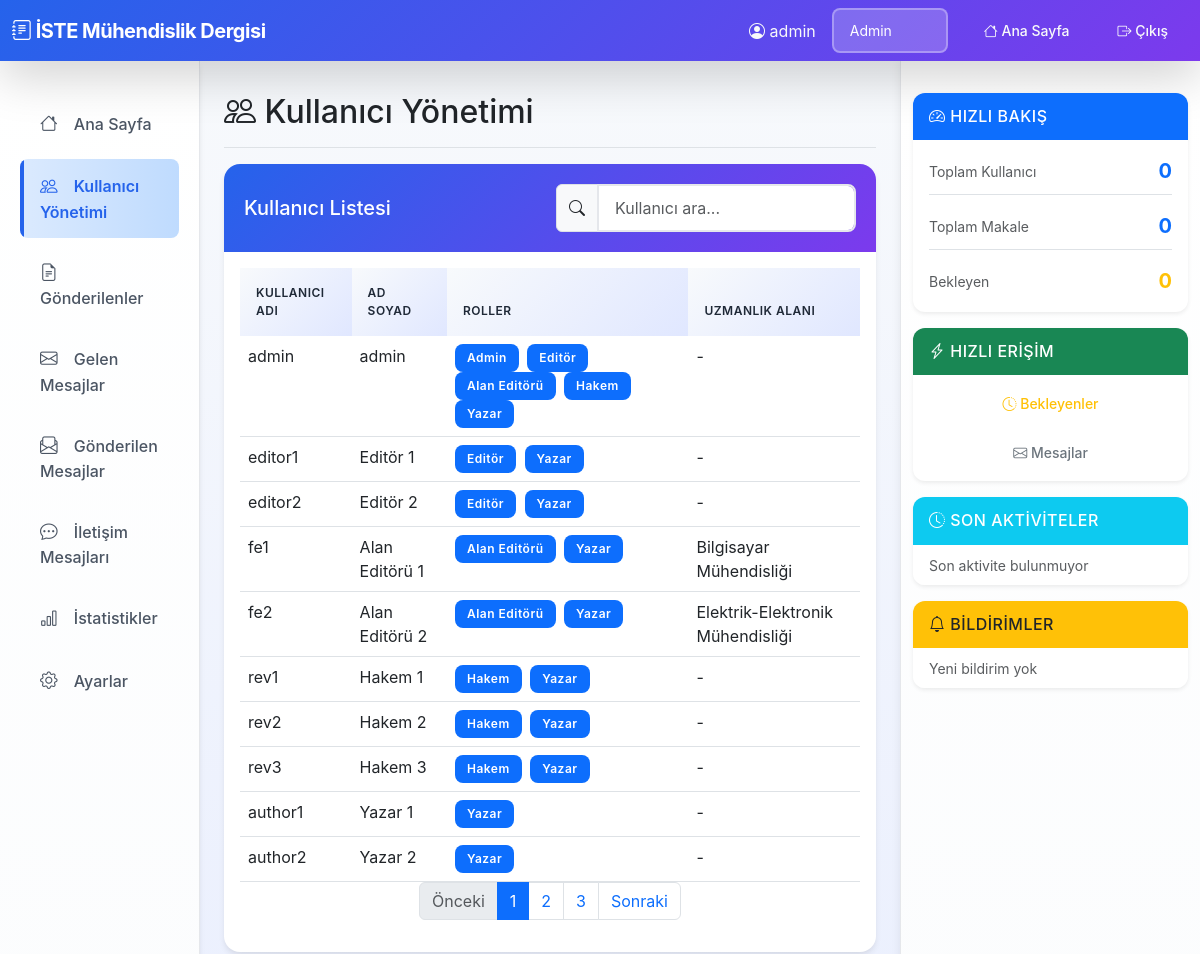
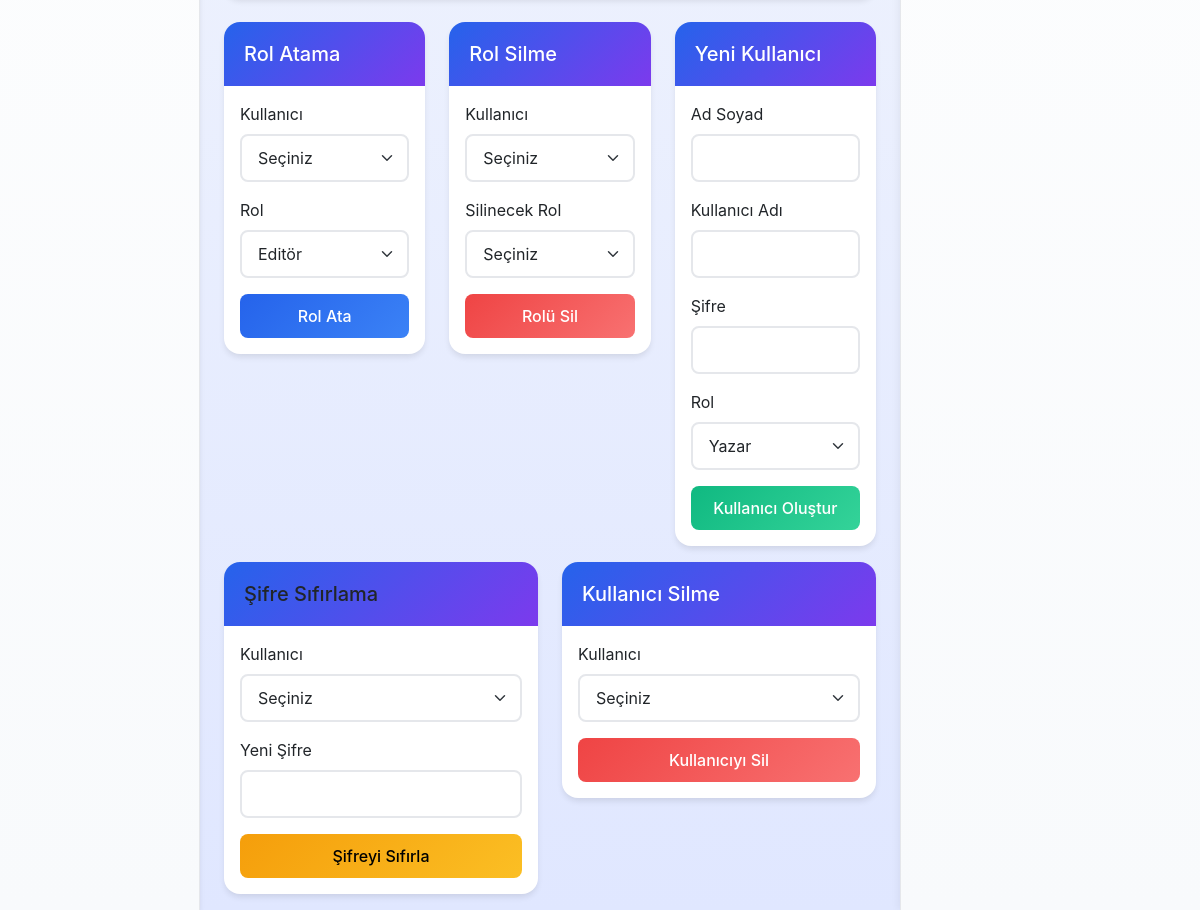
/users (signed in), run on the app's committed database (2 pictures, top to bottom).
### tables this page shows
CREATE TABLE users (
                username TEXT PRIMARY KEY,
                password TEXT NOT NULL,
                name TEXT NOT NULL,
                roles TEXT NOT NULL,
                created_at TIMESTAMP DEFAULT CURRENT_TIMESTAMP
            , expertise_field TEXT);

### app.py (the view, shortened to what this page needs)
@app.route('/users', methods=['GET', 'POST'])
@login_required
@role_required('Admin')
def user_management():
    users = db.get_all_users()
    return render_template('user_management.html', users=users)

### Dergi_Yonetim_Sistemi/database.py (called while the page is built)
    def get_connection(self):
        conn = sqlite3.connect(self.db_name)
        conn.row_factory = sqlite3.Row  # Sözlük benzeri erişim için
        return conn

    def get_user(self, username: str) -> Optional[Dict]:
        conn = self.get_connection()
        cursor = conn.cursor()
        cursor.execute("SELECT * FROM users WHERE username = ?", (username,))
        row = cursor.fetchone()
        conn.close()
        if row:
            expertise_field = None
            try:
                if "expertise_field" in row.keys():
                    expertise_field = row["expertise_field"]
            except (KeyError, AttributeError):
                pass
            return {
                "username": row["username"],
                "password": row["password"],
                "name": row["name"],
                "roles": row["roles"].split(",") if row["roles"] else [],
                "expertise_field": expertise_field
            }
        return None

    def get_all_users(self) -> List[Dict]:
        conn = self.get_connection()
        cursor = conn.cursor()
        cursor.execute("SELECT * FROM users")
        rows = cursor.fetchall()
        conn.close()
        users = []
        for row in rows:
            expertise_field = None
            try:
                if "expertise_field" in row.keys():
                    expertise_field = row["expertise_field"]
            except (KeyError, AttributeError):
                pass
            users.append({
                "username": row["username"],
                "password": row["password"],
                "name": row["name"],
                "roles": row["roles"].split(",") if row["roles"] else [],
                "expertise_field": expertise_field
            })
        return users

### app.py (called while the page is built)
def login_required(f):
    from functools import wraps
    @wraps(f)
    def decorated_function(*args, **kwargs):
        if 'username' not in session:
            flash('Bu sayfaya erişmek için giriş yapmalısınız.', 'warning')
            return redirect(url_for('login'))
        return f(*args, **kwargs)
    return decorated_function

### templates/user_management.html (shortened to what this page needs)
{% extends "dashboard_base.html" %}
{% block content %}
<div class="d-flex justify-content-between flex-wrap flex-md-nowrap align-items-center pt-3 pb-2 mb-3 border-bottom">
    <h1 class="h2"><i class="bi bi-people"></i> Kullanıcı Yönetimi</h1>
</div>
<div class="row mb-4">
    <div class="col-md-12">
        <div class="card">
            <div class="card-header d-flex justify-content-between align-items-center">
                <h5 class="mb-0">Kullanıcı Listesi</h5>
                <div class="input-group" style="max-width: 300px;">
                    <span class="input-group-text"><i class="bi bi-search"></i></span>
                    <input type="text" id="userSearchInput" class="form-control" placeholder="Kullanıcı ara...">
                </div>
            </div>
            <div class="card-body">
                {% if users %}
                <div class="table-responsive">
                    <table class="table table-hover" id="usersTable">
                        <thead>
                            <tr>
                                <th>Kullanıcı Adı</th>
                                <th>Ad Soyad</th>
                                <th>Roller</th>
                                <th>Uzmanlık Alanı</th>
                            </tr>
                        </thead>
                        <tbody id="usersTableBody">
                            {% for user in users %}
                            <tr data-username="{{ user['username']|lower }}" data-name="{{ user['name']|lower }}" data-roles="{{ user['roles']|join(',')|lower }}" data-expertise="{{ (user.get('expertise_field') or '-')|lower }}">
                                <td>{{ user['username'] }}</td>
                                <td>{{ user['name'] }}</td>
                                <td>
                                    {% for role in user['roles'] %}
                                    <span class="badge bg-primary me-1">{{ role }}</span>
                                    {% endfor %}
                                </td>
                                <td>{{ user.get('expertise_field') or '-' }}</td>
                            </tr>
                            {% endfor %}
                        </tbody>
                    </table>
                </div>
                <nav aria-label="Kullanıcı listesi sayfalama">
                    <ul class="pagination justify-content-center" id="pagination">
                    </ul>
                </nav>
                {% else %}
                <p class="text-muted">Kullanıcı bulunmamaktadır.</p>
                {% endif %}
            </div>
        </div>
    </div>
</div>
<div class="row">
    <div class="col-md-4 mb-3">
        <div class="card">
            <div class="card-header bg-primary text-white">
                <h5 class="mb-0">Rol Atama</h5>
            </div>
            <div class="card-body">
                <form method="POST" action="{{ url_for('user_management') }}">
                    <div class="mb-3">
                        <label class="form-label">Kullanıcı</label>
                        <select name="username" class="form-select" required>
                            <option value="">Seçiniz</option>
                        </select>
                    </div>
                    <div class="mb-3">
                        <label class="form-label">Rol</label>
                        <select name="role" class="form-select" required>
                            <option value="Editör">Editör</option>
                        </select>
                    </div>
                    <button type="submit" class="btn btn-primary w-100">Rol Ata</button>
                </form>
            </div>
        </div>
    </div>
    <div class="col-md-4 mb-3">
        <div class="card">
            <div class="card-header bg-danger text-white">
                <h5 class="mb-0">Rol Silme</h5>
            </div>
            <div class="card-body">
                <form method="POST" action="{{ url_for('user_management') }}" id="removeRoleForm">
                    <div class="mb-3">
                        <label class="form-label">Kullanıcı</label>
                        <select name="username" id="removeRoleUsername" class="form-select" required>
                            <option value="">Seçiniz</option>
                        </select>
                    </div>
                    <div class="mb-3">
                        <label class="form-label">Silinecek Rol</label>
                        <select name="role_to_remove" id="roleToRemove" class="form-select" required>
                            <option value="">Seçiniz</option>
                        </select>
                    </div>
                    <button type="submit" class="btn btn-danger w-100">Rolü Sil</button>
                </form>
            </div>
        </div>
    </div>
    <div class="col-md-4 mb-3">
        <div class="card">
            <div class="card-header bg-success text-white">
                <h5 class="mb-0">Yeni Kullanıcı</h5>
            </div>
            <div class="card-body">
                <form method="POST" action="{{ url_for('user_management') }}">
                    <div class="mb-3">
                        <label class="form-label">Ad Soyad</label>
                        <input type="text" name="new_name" class="form-control" required>
                    </div>
                    <div class="mb-3">
                        <label class="form-label">Kullanıcı Adı</label>
                        <input type="text" name="new_username" class="form-control" required>
                    </div>
                    <div class="mb-3">
                        <label class="form-label">Şifre</label>
                        <input type="password" name="new_password" class="form-control" required>
                    </div>
                    <div class="mb-3">
                        <label class="form-label">Rol</label>
                        <select name="new_role" class="form-select" required>
                            <option value="Yazar">Yazar</option>
                        </select>
                    </div>
                    <button type="submit" class="btn btn-success w-100">Kullanıcı Oluştur</button>
                </form>
            </div>
        </div>
    </div>
</div>
<div class="row">
    <div class="col-md-6 mb-3">
        <div class="card">
            <div class="card-header bg-warning text-dark">
                <h5 class="mb-0">Şifre Sıfırlama</h5>
            </div>
            <div class="card-body">
                <form method="POST" action="{{ url_for('user_management') }}">
                    <div class="mb-3">
                        <label class="form-label">Kullanıcı</label>
                        <select name="reset_username" class="form-select" required>
                            <option value="">Seçiniz</option>
                        </select>
                    </div>
                    <div class="mb-3">
                        <label class="form-label">Yeni Şifre</label>
                        <input type="password" name="reset_password" class="form-control" required>
                    </div>
                    <button type="submit" class="btn btn-warning w-100">Şifreyi Sıfırla</button>
                </form>
            </div>
        </div>
    </div>
    <div class="col-md-6 mb-3">
        <div class="card">
            <div class="card-header bg-danger text-white">
                <h5 class="mb-0">Kullanıcı Silme</h5>
            </div>
            <div class="card-body">
                <form method="POST" action="{{ url_for('user_management') }}" onsubmit="return confirm('Bu kullanıcıyı silmek istediğinizden emin misiniz?');">
                    <div class="mb-3">
                        <label class="form-label">Kullanıcı</label>
                        <select name="delete_username" class="form-select" required>
                            <option value="">Seçiniz</option>
                        </select>
                    </div>
                    <button type="submit" class="btn btn-danger w-100">Kullanıcıyı Sil</button>
                </form>
            </div>
        </div>
    </div>
</div>
{% endblock %}

### static/css/style.css (style rules this page uses)
:root { --primary-color: #2563eb; --secondary-color: #7c3aed; --success-color: #10b981; --warning-color: #f59e0b; --danger-color: #ef4444; --info-color: #06b6d4; --dark-color: #1f2937; --light-bg: #f8fafc; --border-color: #e5e7eb; --shadow-sm: 0 1px 2px 0 rgba(0, 0, 0, 0.05); --shadow-md: 0 4px 6px -1px rgba(0, 0, 0, 0.1); --shadow-lg: 0 10px 15px -3px rgba(0, 0, 0, 0.1); }
body { font-family: 'Inter', 'Segoe UI', Tahoma, Geneva, Verdana, sans-serif; background: linear-gradient(135deg, #667eea 0%, #764ba2 100%); min-height: 100vh; }
.dashboard-body { background: linear-gradient(to bottom, #f8fafc 0%, #e0e7ff 100%); min-height: 100vh; }
main .card { border: none; border-radius: 1rem; box-shadow: var(--shadow-md); transition: all 0.3s ease; overflow: hidden; }
main .card-header { background: linear-gradient(135deg, var(--primary-color) 0%, var(--secondary-color) 100%); color: white; border: none; padding: 1.25rem; font-weight: 600; }
.table { margin-bottom: 0; }
.table thead th { background: linear-gradient(135deg, #f8fafc 0%, #e0e7ff 100%); color: var(--dark-color); font-weight: 600; text-transform: uppercase; font-size: 0.75rem; letter-spacing: 0.5px; border: none; padding: 1rem; }
.table tbody tr { transition: all 0.2s ease; }
.badge { font-weight: 600; padding: 0.5rem 0.75rem; border-radius: 0.5rem; font-size: 0.75rem; letter-spacing: 0.5px; }
.btn { border-radius: 0.5rem; font-weight: 500; padding: 0.625rem 1.25rem; transition: all 0.3s ease; border: none; }
.btn-primary { background: linear-gradient(135deg, var(--primary-color) 0%, #3b82f6 100%); }
.btn-success { background: linear-gradient(135deg, var(--success-color) 0%, #34d399 100%); }
.btn-warning { background: linear-gradient(135deg, var(--warning-color) 0%, #fbbf24 100%); }
.btn-danger { background: linear-gradient(135deg, var(--danger-color) 0%, #f87171 100%); }
.form-control, .form-select { border-radius: 0.5rem; border: 2px solid var(--border-color); padding: 0.625rem 1rem; transition: all 0.3s ease; }
.card { animation: fadeIn 0.5s ease; }
.card { transition: all 0.3s cubic-bezier(0.4, 0, 0.2, 1); }
.btn { position: relative; overflow: hidden; }
.btn::before { content: ''; position: absolute; top: 50%; left: 50%; width: 0; height: 0; border-radius: 50%; background: rgba(255, 255, 255, 0.3); transform: translate(-50%, -50%); transition: width 0.6s, height 0.6s; }
.table tbody tr { position: relative; }
.table tbody tr::after { content: ''; position: absolute; left: 0; top: 0; height: 100%; width: 4px; background: var(--primary-color); transform: scaleY(0); transition: transform 0.2s ease; }

### data on the page
users: username "admin", name "admin", role "Admin" "Editör" "Alan Editörü" "Hakem" "Yazar", user "-"
users: username "editor1", name "Editör 1", role "Editör" "Yazar", user "-"
users: username "editor2", name "Editör 2", role "Editör" "Yazar", user "-"
users: username "fe1", name "Alan Editörü 1", role "Alan Editörü" "Yazar", expertise_field "Bilgisayar Mühendisliği"
users: username "fe2", name "Alan Editörü 2", role "Alan Editörü" "Yazar", expertise_field "Elektrik-Elektronik Mühendisliği"
users: username "rev1", name "Hakem 1", role "Hakem" "Yazar", user "-"
users: username "rev2", name "Hakem 2", role "Hakem" "Yazar", user "-"
users: username "rev3", name "Hakem 3", role "Hakem" "Yazar", user "-"
users: username "author1", name "Yazar 1", roles "Yazar", user "-"
users: username "author2", name "Yazar 2", roles "Yazar", user "-"

### other printed values
{{ session.user_name }} "admin"
form field role "Admin"
